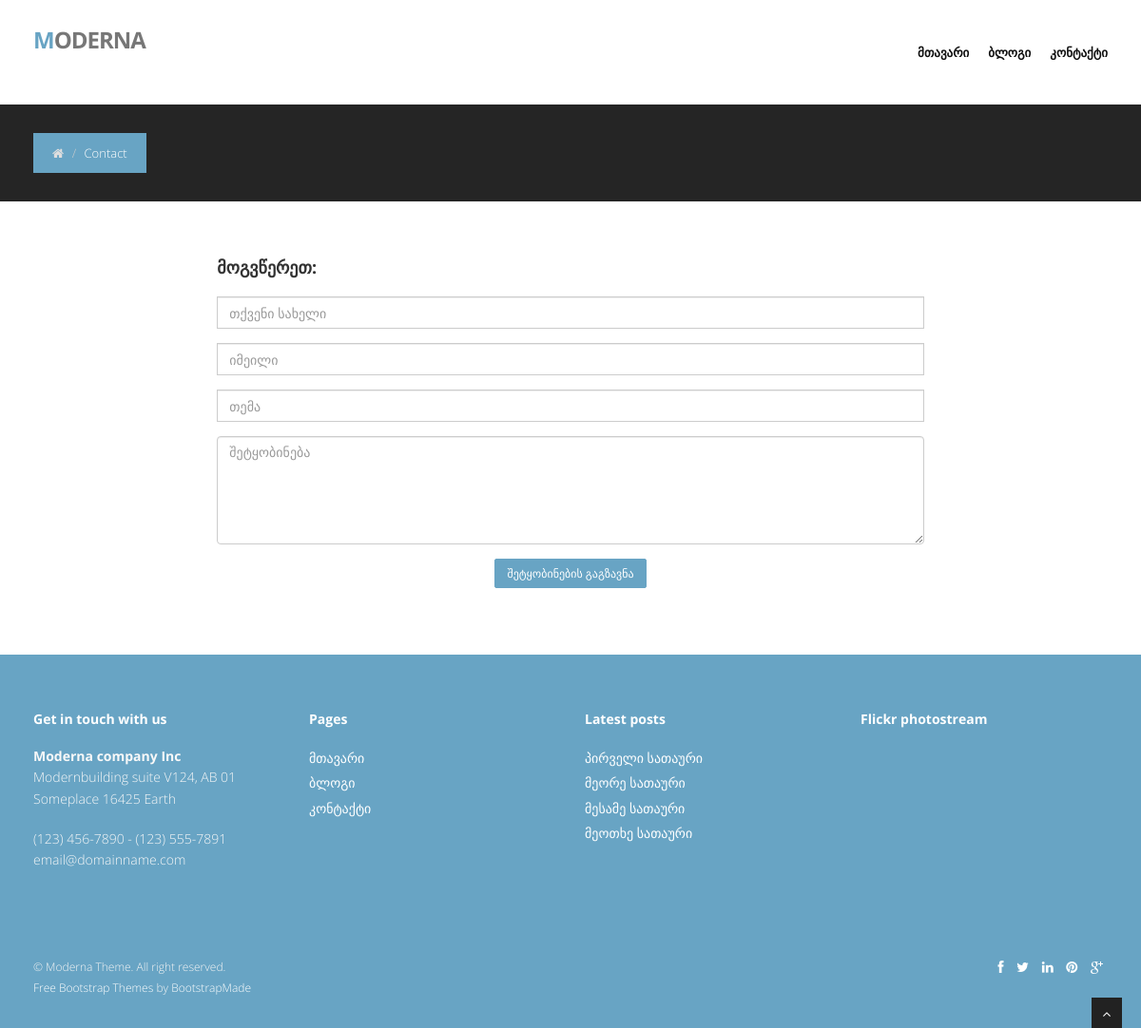
The app's page /Home/index/contact with its own data.
### tables this page shows
CREATE TABLE `menu` (
  `id` int(11) UNSIGNED NOT NULL,
  `title` varchar(255) DEFAULT NULL,
  `link` varchar(255) DEFAULT NULL
);

CREATE TABLE `inputs` (
  `id` int(11) UNSIGNED NOT NULL,
  `type` varchar(255) NOT NULL,
  `class` varchar(255) DEFAULT NULL,
  `name` varchar(255) DEFAULT NULL,
  `_id` varchar(255) DEFAULT NULL,
  `placeholder` varchar(255) DEFAULT NULL,
  `data-rule` varchar(255) DEFAULT NULL,
  `data-msg` varchar(255) DEFAULT NULL
);

CREATE TABLE `middle` (
  `id` int(11) UNSIGNED NOT NULL,
  `title` varchar(255) DEFAULT NULL,
  `icon` varchar(255) DEFAULT NULL,
  `text` varchar(255) NOT NULL
);

### application/controllers/Home.php (called while the page is built, shortened)
<?php
class Home extends CI_Controller {
	function __construct(){
		$this->load->model(["Menu_model", "Middle_model", "Works_model", "Contact_model", "Slides_model"]);
	}
	public function index($id='home')
	{
		$menu = $this->Menu_model->getMenu();
		$middleMenu = $this->Middle_model->getMiddleMenu();
		$works = $this->Works_model->getWorks();
		$contact = $this->Contact_model->getContact();
		$slides = $this->Slides_model->getSlides();
		$this->load->view('header', ['menu'=>$menu]);
		$this->load->view($id, ['middleMenu'=>$middleMenu,'works'=>$works, 'contact'=>$contact, 'slides'=>$slides]);
		$this->load->view('footer', ['middleMenu'=>$middleMenu,'menu'=>$menu]);
	}
}

### index.php (called while the page is built, shortened)
<?php
require_once BASEPATH.'core/CodeIgniter.php';

### application/models/Menu_model.php (called while the page is built, shortened)
<?php
class Menu_model extends CI_Model{
	public function getMenu(){
		$this->db->select("*");
		$this->db->from("menu");
		$query = $this->db->get();
		return $query->result_array();
	}
}
?>

### application/models/Contact_model.php (called while the page is built, shortened)
<?php
class Contact_model extends CI_Model{
	public function getContact(){
		$this->db->select("*");
		$this->db->from("inputs");
		$query = $this->db->get();
		return $query->result_array();
	}
}
?>

### application/models/Middle_model.php (called while the page is built, shortened)
<?php
class Middle_model extends CI_Model{
	public function getMiddleMenu(){
		$this->db->select("*");
		$this->db->from("middle");
		$query = $this->db->get();
		return $query->result_array();
	}
}
?>

### application/views/contact.php (the view, shortened to what this page needs)
<section id="inner-headline">
<div class="container">
	<div class="row">
		<div class="col-lg-12">
			<ul class="breadcrumb">
				<li><a href="#"><i class="fa fa-home"></i></a><i class="icon-angle-right"></i></li>
				<li class="active">Contact</li>
			</ul>
		</div>
	</div>
</div>
</section>
<section id="content">
<div class="container">
	<div class="row">
		<div class="col-md-8 col-md-offset-2">
			<h4>მოგვწერეთ:</h4>
            <form action="" method="post" role="form" class="contactForm">
                <?php foreach($contact as $value): ?>
                    <div class="form-group">
                        <input type="<?=$value["type"]?>" name="<?=$value["name"]?>" class="<?=$value["class"]?>" id="<?=$value["_id"]?>" placeholder="<?=$value["placeholder"]?>" data-rule="<?=$value["data-rule"]?>" data-msg="<?=$value["data-msg"]?>" />
                    </div>
                <?php endforeach ?>
                <div class="form-group">
                    <textarea class="form-control" name="message" rows="5" data-rule="required" data-msg="Please write something for us" placeholder="შეტყობინება"></textarea>
                </div>
                <div class="text-center"><button type="submit" class="btn btn-theme">შეტყობინების გაგზავნა</button></div>
            </form>
		</div>
	</div>
</div>
</section>

### application/views/header.php (shortened to what this page needs)
<!DOCTYPE html>
<html lang="en">
<head>
<link href="<?=base_url()?>assets/css/bootstrap.min.css" rel="stylesheet" />
<link href="<?=base_url()?>assets/css/fancybox/jquery.fancybox.css" rel="stylesheet">
<link href="<?=base_url()?>assets/css/jcarousel.css" rel="stylesheet" />
<link href="<?=base_url()?>assets/css/flexslider.css" rel="stylesheet" />
<link href="<?=base_url()?>assets/css/style.css" rel="stylesheet" />
<link href="<?=base_url()?>assets/skins/default.css" rel="stylesheet" />
</head>
<body>
<div id="wrapper">
	<header>
        <div class="navbar navbar-default navbar-static-top">
            <div class="container">
                <div class="navbar-header">
                    <a class="navbar-brand" href="index.html"><span>M</span>oderna</a>
                </div>
                <div class="navbar-collapse collapse ">
                    <ul class="nav navbar-nav">
                        <?php foreach($menu as $value): ?>
                        	<li><a href="<?=base_url();?>Home/index/<?=$value["link"]?>"><?=$value["title"]?></a></li>
                    	<?php endforeach ?>
                    </ul>
                </div>
            </div>
        </div>
	</header>

### application/views/footer.php (shortened to what this page needs)
<footer>
	<div class="container">
		<div class="row">
			<div class="col-lg-3">
				<div class="widget">
					<h5 class="widgetheading">Get in touch with us</h5>
					<address>
					<strong>Moderna company Inc</strong><br>
					 Modernbuilding suite V124, AB 01<br>
					 Someplace 16425 Earth </address>
					<p>
						<i class="icon-phone"></i> (123) 456-7890 - (123) 555-7891 <br>
						<i class="icon-envelope-alt"></i> email@domainname.com
					</p>
				</div>
			</div>
			<div class="col-lg-3">
				<div class="widget">
					<h5 class="widgetheading">Pages</h5>
					<ul class="link-list">
						<?php foreach($menu as $value): ?>
						<li><a href="<?=base_url();?>Home/index/<?=$value["link"]?>"><?=$value["title"]?></a></li>
						<?php endforeach ?>
					</ul>
				</div>
			</div>
			<div class="col-lg-3">
				<div class="widget">
					<h5 class="widgetheading">Latest posts</h5>
					<ul class="link-list">
						<?php foreach($middleMenu as $value): ?>
							<li><a href="#"><?=$value["title"]?></a></li>
						<?php endforeach ?>
					</ul>
				</div>
			</div>
			<div class="col-lg-3">
				<div class="widget">
					<h5 class="widgetheading">Flickr photostream</h5>
				</div>
			</div>
		</div>
	</div>
	<div id="sub-footer">
		<div class="container">
			<div class="row">
				<div class="col-lg-6">
					<div class="copyright">
						<p>&copy; Moderna Theme. All right reserved.</p>
                        <div class="credits">
                            <a href="https://bootstrapmade.com/">Free Bootstrap Themes</a> by <a href="https://bootstrapmade.com/">BootstrapMade</a>
                        </div>
					</div>
				</div>
				<div class="col-lg-6">
					<ul class="social-network">
						<li><a href="#" data-placement="top" title="Facebook"><i class="fa fa-facebook"></i></a></li>
						<li><a href="#" data-placement="top" title="Twitter"><i class="fa fa-twitter"></i></a></li>
						<li><a href="#" data-placement="top" title="Linkedin"><i class="fa fa-linkedin"></i></a></li>
						<li><a href="#" data-placement="top" title="Pinterest"><i class="fa fa-pinterest"></i></a></li>
						<li><a href="#" data-placement="top" title="Google plus"><i class="fa fa-google-plus"></i></a></li>
					</ul>
				</div>
			</div>
		</div>
	</div>
	</footer>
</div>
<a href="#" class="scrollup"><i class="fa fa-angle-up active"></i></a>
</body>
</html>

### assets/css/style.css (style rules this page uses)
body { font-family:'Open Sans', Arial, sans-serif; font-size:14px; font-weight:300; line-height:1.6em; color:#656565; }
h1,h2, h3, h4, h5, h6 { font-family:'Open Sans', Arial, sans-serif; font-weight:700; line-height:1.1em; color:#333; margin-bottom: 20px; }
.container { padding:0 20px 0 20px; position:relative; }
#wrapper { width:100%; margin:0; padding:0; }
.row,.row-fluid { margin-bottom:30px; }
header .navbar { margin-bottom: 0; }
.navbar-default { border: none; }
.navbar-brand { color: #222; text-transform: uppercase; font-size: 24px; font-weight: 700; line-height: 1em; letter-spacing: -1px; margin-top: 30px; padding: 0 0 0 15px; }
header .navbar-collapse ul.navbar-nav { float: right; margin-right: 0; }
header .navbar-default { background-color: #fff; }
header .navbar { min-height: 100px; }
header .navbar-nav > li { padding-bottom: 30px; padding-top: 30px; }
header .navbar-nav > li > a { padding-bottom: 6px; padding-top: 5px; margin-left: 2px; line-height: 30px; font-weight: 700; -webkit-transition: all .3s ease; -moz-transition: all .3s ease; -ms-transition: all .3s ease; -o-transition: all .3s ease; transition: all .3s ease; }
header ul.nav li { border:none; margin:0; }
header ul.nav li a { font-size:12px; border:none; font-weight:700; text-transform:uppercase; }
.navbar .nav > li > a { color: #111; text-shadow: none; }
#content { position:relative; background:#fff; padding:50px 0 40px 0; }
#inner-headline { background:#252525; position:relative; margin:0; padding:0; color:#fefefe; }
#inner-headline ul.breadcrumb { margin:30px 0 0; float:left; }
#inner-headline ul.breadcrumb li { margin-bottom:0; padding-bottom:0; }
#inner-headline ul.breadcrumb li { font-size:13px; color:#fff; }
#inner-headline ul.breadcrumb li i { color:#dedede; }
#inner-headline ul.breadcrumb li a { color:#fff; }
.btn-theme { color: #fff; }
ul.link-list { margin:0; padding:0; list-style:none; }
ul.link-list li { margin:0; padding:2px 0 2px 0; list-style:none; }
footer ul.link-list li a { color:#fff; }
.widgetheading { width:100%; padding:0; }
footer .widgetheading { position: relative; }
footer { padding:50px 0 0 0; color:#f8f8f8; }
footer a { color:#fff; }
footer h1, footer h2, footer h3, footer h4, footer h5, footer h6 { color:#fff; }
footer address { line-height:1.6em; }
ul.social-network { list-style:none; margin:0; }
ul.social-network li { display:inline; margin: 0 5px; }
#sub-footer { text-shadow:none; color:#f5f5f5; padding:0; padding-top:30px; margin:20px 0 0 0; }
#sub-footer p { margin:0; padding:0; }
.copyright { text-align:left; font-size:12px; }
#sub-footer ul.social-network { float:right; }
.scrollup { position:fixed; width:32px; height:32px; bottom:0px; right:20px; background: #222; }
a.scrollup { outline:0; text-align: center; }
a.scrollup i { margin-top: 10px; color: #fff; }

### assets/skins/default.css (style rules this page uses)
a, a:hover,a:focus,a:active, footer a.text-link:hover, strike, .post-meta span a:hover, footer a.text-link, ul.meta-post li a:hover, ul.cat li a:hover, ul.recent li h6 a:hover, ul.portfolio-categ li.active a, ul.portfolio-categ li.active a:hover, ul.portfolio-categ li a:hover,ul.related-post li h4 a:hover, span.highlight,article .post-heading h3 a:hover, .navbar .nav > .active > a,.navbar .nav > .active > a:hover,.navbar .nav > li > a:hover,.navbar .nav > li > a:focus,.navbar .nav > .active > a:focus { color:#68A4C4; }
.navbar-brand span { color: #68A4C4; }
.breadcrumb { background-color: #68A4C4; }
.btn-theme { border:1px solid #68A4C4; background: #68A4C4; }
footer { background:#68A4C4; }
#sub-footer { background:#68A4C4; }

### records on screen
menu: title "ᲛᲗᲐᲕᲐᲠᲘ", title "მთავარი"
menu: title "ᲑᲚᲝᲒᲘ", title "ბლოგი"
menu: title "ᲙᲝᲜᲢᲐᲥᲢᲘ", title "კონტაქტი"
inputs: name "თქვენი სახელი"
inputs: email "იმეილი"
inputs: subject "თემა"
middle: title "პირველი სათაური"
middle: title "მეორე სათაური"
middle: title "მესამე სათაური"
middle: title "მეოთხე სათაური"
